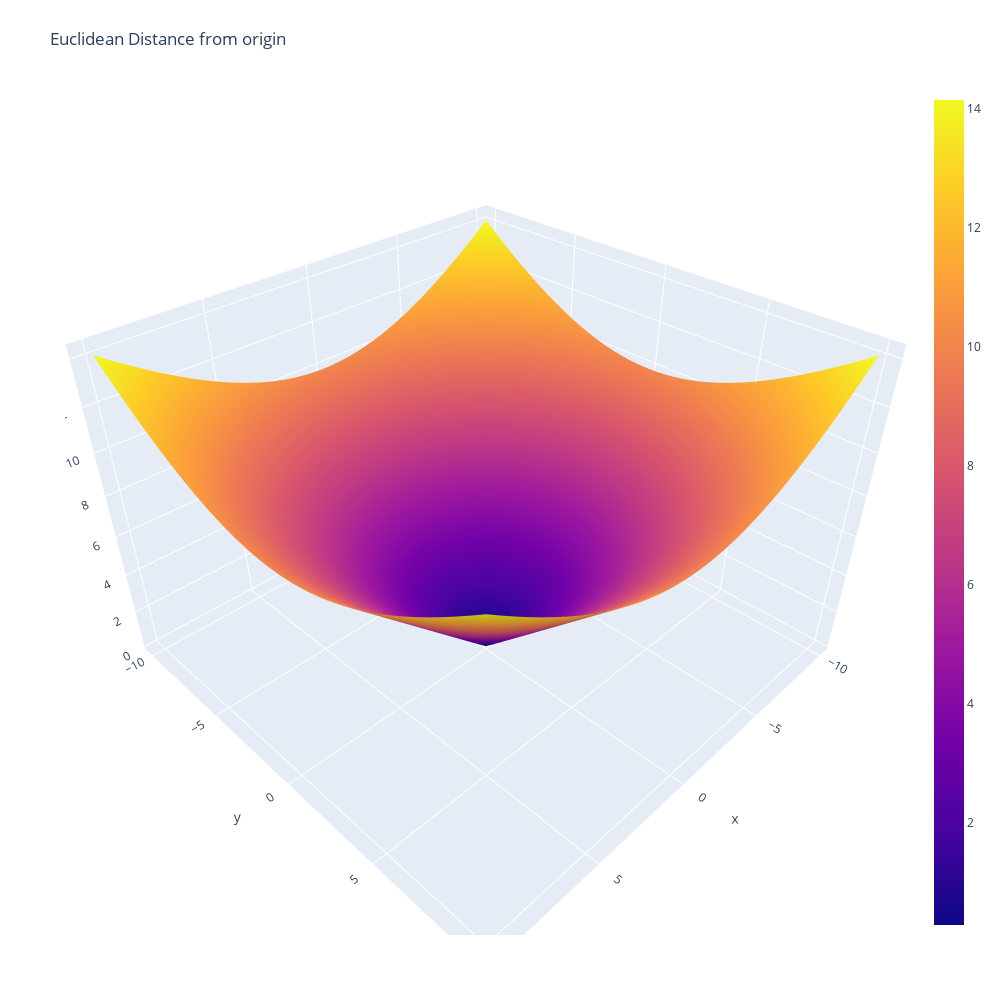

The notebook cell saved with this chart:
### Code cell
import plotly.graph_objects as go

fig = go.Figure(data=[go.Surface(z=tempeuclid, x=plotx, y=plotx)])
fig.update_layout(title='Euclidean Distance from origin', autosize=False,
                  width=1000, height=1000,
                  margin=dict(l=65, r=50, b=65, t=90))
fig.show()

### Figure 1 — Plotly figure (JSON) as saved in the notebook; plotly's stock layout.template omitted (floating-point values rounded to 4 significant figures; data arrays with more than 128 entries replaced by an {"elided": "..."} marker saying what was removed)
{"data": [{"type": "surface", "x": [-10.0, -9.592, -9.184, -8.776, -8.367, -7.959, -7.551, -7.143, -6.735, -6.327, -5.918, -5.51, -5.102, -4.694, -4.286, -3.878, -3.469, -3.061, -2.653, -2.245, -1.837, -1.429, -1.02, -0.6122, -0.2041, 0.2041, 0.6122, 1.02, 1.429, 1.837, 2.245, 2.653, 3.061, 3.469, 3.878, 4.286, 4.694, 5.102, 5.51, 5.918, 6.327, 6.735, 7.143, 7.551, 7.959, 8.367, 8.776, 9.184, 9.592, 10.0], "y": [-10.0, -9.592, -9.184, -8.776, -8.367, -7.959, -7.551, -7.143, -6.735, -6.327, -5.918, -5.51, -5.102, -4.694, -4.286, -3.878, -3.469, -3.061, -2.653, -2.245, -1.837, -1.429, -1.02, -0.6122, -0.2041, 0.2041, 0.6122, 1.02, 1.429, 1.837, 2.245, 2.653, 3.061, 3.469, 3.878, 4.286, 4.694, 5.102, 5.51, 5.918, 6.327, 6.735, 7.143, 7.551, 7.959, 8.367, 8.776, 9.184, 9.592, 10.0], "z": {"elided": "50x50 float values"}}], "layout": {"autosize": false, "height": 1000, "margin": {"b": 65, "l": 65, "r": 50, "t": 90}, "title": {"text": "Euclidean Distance from origin"}, "width": 1000}}
